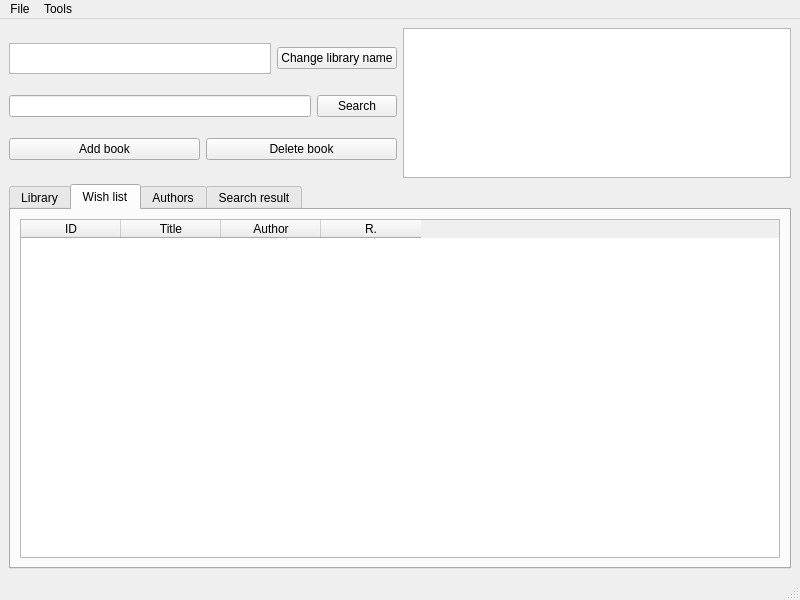
<?xml version="1.0" encoding="UTF-8"?>
<ui version="4.0">
 <class>Lib</class>
 <widget class="QMainWindow" name="Lib">
  <property name="geometry">
   <rect>
    <x>0</x>
    <y>0</y>
    <width>800</width>
    <height>600</height>
   </rect>
  </property>
  <property name="windowTitle">
   <string>Lib</string>
  </property>
  <property name="tabShape">
   <enum>QTabWidget::Rounded</enum>
  </property>
  <widget class="QWidget" name="centralwidget">
   <layout class="QVBoxLayout" name="verticalLayout">
    <item>
     <layout class="QVBoxLayout" name="verticalLayout_2">
      <item>
       <layout class="QHBoxLayout" name="horizontalLayout_4">
        <property name="sizeConstraint">
         <enum>QLayout::SetMaximumSize</enum>
        </property>
        <property name="bottomMargin">
         <number>0</number>
        </property>
        <item>
         <layout class="QVBoxLayout" name="verticalLayout_7">
          <property name="sizeConstraint">
           <enum>QLayout::SetMinimumSize</enum>
          </property>
          <property name="leftMargin">
           <number>0</number>
          </property>
          <item>
           <layout class="QHBoxLayout" name="horizontalLayout_3">
            <item>
             <widget class="QTextBrowser" name="Lib_name">
              <property name="sizePolicy">
               <sizepolicy hsizetype="Expanding" vsizetype="Minimum">
                <horstretch>0</horstretch>
                <verstretch>0</verstretch>
               </sizepolicy>
              </property>
              <property name="minimumSize">
               <size>
                <width>0</width>
                <height>0</height>
               </size>
              </property>
              <property name="maximumSize">
               <size>
                <width>16777215</width>
                <height>31</height>
               </size>
              </property>
             </widget>
            </item>
            <item>
             <widget class="QPushButton" name="pushButton_change_lib_name">
              <property name="maximumSize">
               <size>
                <width>16777215</width>
                <height>16777215</height>
               </size>
              </property>
              <property name="layoutDirection">
               <enum>Qt::LeftToRight</enum>
              </property>
              <property name="text">
               <string>Change library name</string>
              </property>
             </widget>
            </item>
           </layout>
          </item>
          <item>
           <layout class="QHBoxLayout" name="horizontalLayout_6">
            <item>
             <widget class="QLineEdit" name="lineEdit_search"/>
            </item>
            <item>
             <widget class="QPushButton" name="pushButton_search">
              <property name="text">
               <string>Search</string>
              </property>
             </widget>
            </item>
           </layout>
          </item>
          <item>
           <layout class="QHBoxLayout" name="horizontalLayout_2">
            <item>
             <widget class="QPushButton" name="pushButton_add_book">
              <property name="text">
               <string>Add book</string>
              </property>
             </widget>
            </item>
            <item>
             <widget class="QPushButton" name="pushButton_delete_book">
              <property name="text">
               <string>Delete book</string>
              </property>
             </widget>
            </item>
           </layout>
          </item>
         </layout>
        </item>
        <item>
         <widget class="QTextBrowser" name="textBrowser_selected_book">
          <property name="maximumSize">
           <size>
            <width>16777215</width>
            <height>150</height>
           </size>
          </property>
         </widget>
        </item>
       </layout>
      </item>
      <item>
       <widget class="QTabWidget" name="tabWidget">
        <property name="currentIndex">
         <number>1</number>
        </property>
        <widget class="QWidget" name="tab">
         <attribute name="title">
          <string>Library</string>
         </attribute>
         <layout class="QHBoxLayout" name="horizontalLayout">
          <item>
           <widget class="QTableWidget" name="tableWidget_books_owned">
            <column>
             <property name="text">
              <string>ID</string>
             </property>
            </column>
            <column>
             <property name="text">
              <string>Title</string>
             </property>
            </column>
            <column>
             <property name="text">
              <string>Author</string>
             </property>
            </column>
            <column>
             <property name="text">
              <string>R.</string>
             </property>
            </column>
           </widget>
          </item>
         </layout>
        </widget>
        <widget class="QWidget" name="tab_2">
         <attribute name="title">
          <string>Wish list</string>
         </attribute>
         <layout class="QHBoxLayout" name="horizontalLayout_5">
          <item>
           <widget class="QTableWidget" name="tableWidget_books_wished">
            <column>
             <property name="text">
              <string>ID</string>
             </property>
            </column>
            <column>
             <property name="text">
              <string>Title</string>
             </property>
            </column>
            <column>
             <property name="text">
              <string>Author</string>
             </property>
            </column>
            <column>
             <property name="text">
              <string>R.</string>
             </property>
            </column>
           </widget>
          </item>
         </layout>
        </widget>
        <widget class="QWidget" name="tab_4">
         <attribute name="title">
          <string>Authors</string>
         </attribute>
         <layout class="QHBoxLayout" name="horizontalLayout_8">
          <item>
           <widget class="QTableWidget" name="tableWidget_authors">
            <column>
             <property name="text">
              <string>Name</string>
             </property>
            </column>
            <column>
             <property name="text">
              <string>Books</string>
             </property>
            </column>
           </widget>
          </item>
         </layout>
        </widget>
        <widget class="QWidget" name="tab_3">
         <attribute name="title">
          <string>Search result</string>
         </attribute>
         <layout class="QHBoxLayout" name="horizontalLayout_7">
          <item>
           <widget class="QTableWidget" name="tableWidget_search_result">
            <column>
             <property name="text">
              <string>ID</string>
             </property>
            </column>
            <column>
             <property name="text">
              <string>Title</string>
             </property>
            </column>
            <column>
             <property name="text">
              <string>Author</string>
             </property>
            </column>
            <column>
             <property name="text">
              <string>Comment</string>
             </property>
            </column>
            <column>
             <property name="text">
              <string>Owned</string>
             </property>
            </column>
            <column>
             <property name="text">
              <string>Wished</string>
             </property>
            </column>
            <column>
             <property name="text">
              <string>Rating</string>
             </property>
            </column>
           </widget>
          </item>
         </layout>
        </widget>
       </widget>
      </item>
     </layout>
    </item>
   </layout>
  </widget>
  <widget class="QMenuBar" name="menubar">
   <property name="geometry">
    <rect>
     <x>0</x>
     <y>0</y>
     <width>800</width>
     <height>30</height>
    </rect>
   </property>
   <widget class="QMenu" name="menuFile">
    <property name="title">
     <string>File</string>
    </property>
    <addaction name="actionNew"/>
    <addaction name="actionOpen"/>
    <addaction name="actionSave"/>
    <addaction name="actionExit"/>
   </widget>
   <widget class="QMenu" name="menuTools">
    <property name="title">
     <string>Tools</string>
    </property>
    <addaction name="actionTest_add_random_books"/>
   </widget>
   <addaction name="menuFile"/>
   <addaction name="menuTools"/>
  </widget>
  <widget class="QStatusBar" name="statusbar"/>
  <action name="actionExit">
   <property name="text">
    <string>Exit</string>
   </property>
  </action>
  <action name="actionNew">
   <property name="text">
    <string>New</string>
   </property>
  </action>
  <action name="actionSave">
   <property name="text">
    <string>Save</string>
   </property>
  </action>
  <action name="actionOpen">
   <property name="text">
    <string>Open</string>
   </property>
  </action>
  <action name="actionTest_add_random_books">
   <property name="text">
    <string>Test - add random books</string>
   </property>
  </action>
 </widget>
 <tabstops>
  <tabstop>pushButton_add_book</tabstop>
  <tabstop>pushButton_delete_book</tabstop>
  <tabstop>tabWidget</tabstop>
  <tabstop>tableWidget_books_owned</tabstop>
  <tabstop>textBrowser_selected_book</tabstop>
  <tabstop>tableWidget_books_wished</tabstop>
 </tabstops>
 <resources/>
 <connections/>
</ui>
